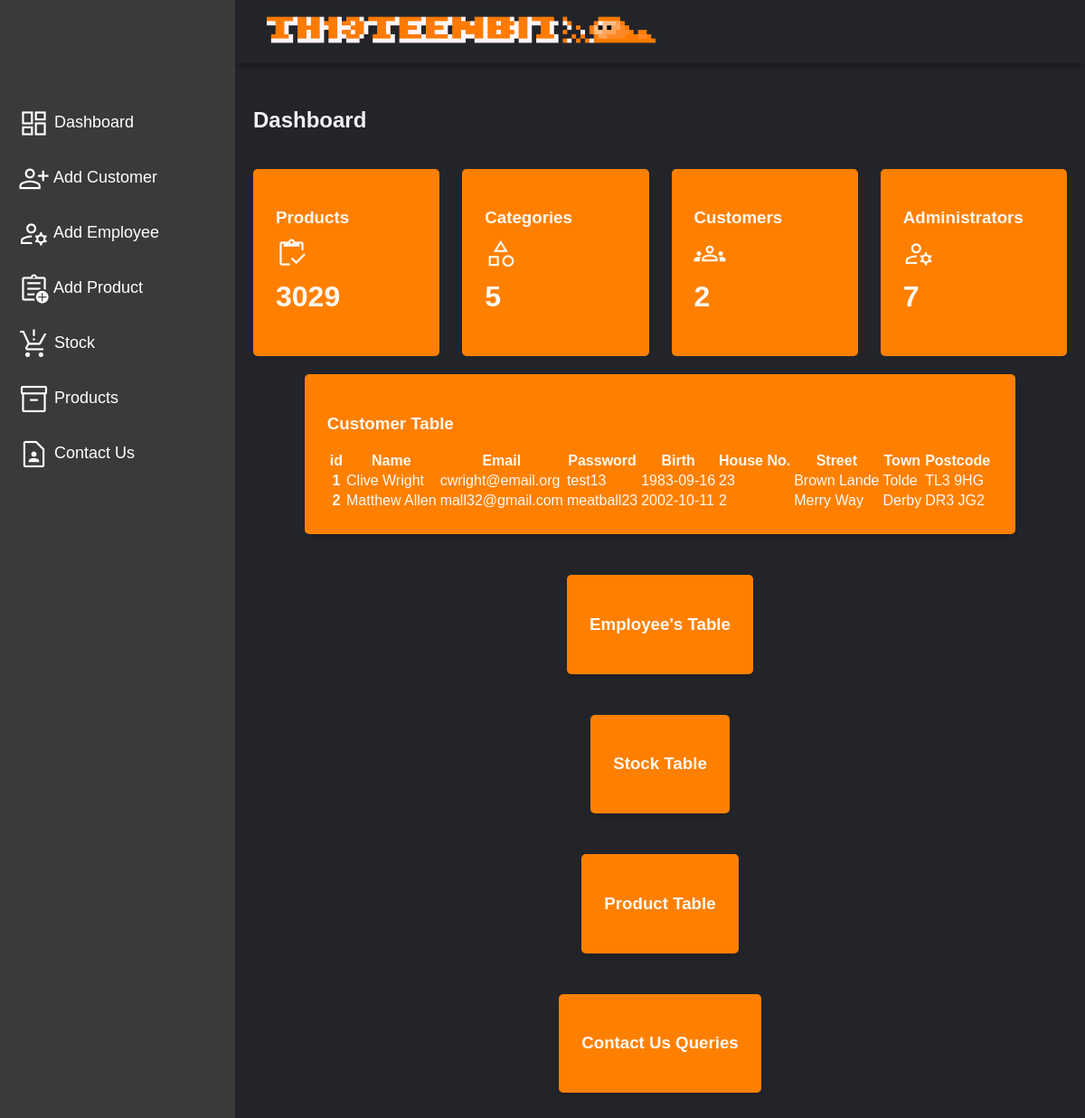
Page /employeePage.php on the committed database.
### tables this page shows
CREATE TABLE `customer_details` (
  `id` int(11) NOT NULL,
  `name` varchar(30) NOT NULL,
  `email` varchar(50) NOT NULL,
  `password` varchar(20) NOT NULL,
  `birth` date NOT NULL,
  `housenumber` int(2) NOT NULL,
  `streetname` varchar(100) NOT NULL,
  `townname` varchar(100) NOT NULL,
  `postcode` varchar(9) NOT NULL
);

### employeePage.php (the view, shortened to what this page needs)
<?php
include("databaseConnect.php");
?>
<!DOCTYPE html>
<html lang="en">
    <head>
        <link rel="stylesheet" href="https://cdnjs.cloudflare.com/ajax/libs/font-awesome/4.7.0/css/font-awesome.min.css">
        <link href="https://fonts.bunny.net/css2?family=Nunito:wght@400;600;700&display=swap" rel="stylesheet">
        <link rel="stylesheet" href="css/employee.css">
    </head>
    <body>
        <div class="grid-container">
            <?php include_once "adminHeader.php"?>
            <?php include_once "adminSidebar.php"?>
            <main class="main-container">
                <div class="main-title">
                    <h2>Dashboard</h2>
                </div>
                <div class="main-cards">
                    <div class="card">
                        <div class="card-inner">
                            <h3>Products</h3>
                            <span class="material-symbols-outlined">
                            </span>
                        </div>
                        <h1 class="card-inner-text ">
                            <?php
                                $sql = "SELECT SUM(quantity) AS total_quantity FROM products";
                                $result = mysqli_query($con,$sql);
                                if($result) {
                                    while ($row = mysqli_fetch_assoc($result)) {
                                        $quantity = $row['total_quantity'];
                                        echo $quantity;
                                    }
                                }
                            ?>
                        </h1>
                    </div>
                    <div class="card">
                        <div class="card-inner">
                            <h3>Categories</h3>
                            <span class="material-symbols-outlined">
                            </span>
                        </div>
                        <h1 class="card-inner-text">
                            <?php
                            $sql = "SELECT MAX(id) AS max_id FROM categories";
                            $result = mysqli_query($con,$sql);
                            if($result) {
                                while ($row = mysqli_fetch_assoc($result)) {
                                    $maxid = $row['max_id'];
                                    echo $maxid;
                                }
                            }
                            ?>
                        </h1>
                    </div>
                    <div class="card">
                        <div class="card-inner">
                            <h3>Customers</h3>
                            <span class="material-symbols-outlined">
                            </span>
                        </div>
                        <h1 class="card-inner-text">
                        <?php
                            $sql = "SELECT MAX(id) AS max_id FROM customer_details";
                            $result = mysqli_query($con,$sql);
                            if($result) {
                                while ($row = mysqli_fetch_assoc($result)) {
                                    $maxid = $row['max_id'];
                                    echo $maxid;
                                }
                            }
                            ?>
                        </h1>
                    </div>
                    <div class="card">
                        <div class="card-inner">
                            <h3>Administrators</h3>
                            <span class="material-symbols-outlined">
                            </span>
                        </div>
                        <h1 class="card-inner-text">
                        <?php
                            $sql = "SELECT MAX(id) AS max_id FROM admin";
                            $result = mysqli_query($con,$sql);
                            if($result) {
                                while ($row = mysqli_fetch_assoc($result)) {
                                    $maxid = $row['max_id'];
                                    echo $maxid;
                                }
                            }
                            ?>
                        </h1>
                    </div>
                </div>
                <d class="main-tables">
                    <div class="customers">
                        <d class="customer-table">
                            <h3 class="customer-title">
                                Customer Table
                            </h3>
                            <table>
                                <thead>
                                    <tr>
                                        <th scope="col">id</th>
                                        <th scope="col">Name</th>
                                        <th scope="col">Email</th>
                                        <th scope="col">Password</th>
                                        <th scope="col">Birth</th>
                                        <th scope="col">House No.</th>
                                        <th scope="col">Street</th>
                                        <th scope="col">Town</th>
                                        <th scope="col">Postcode</th>
                                    </tr>
                                </thead>
                                <tbody>
                                    <?php
                                    $sql = "SELECT * from `customer_details`";
                                    $result = mysqli_query($con, $sql);
                                    if ($result) {
                                        while ($row = mysqli_fetch_assoc($result)){
                                            $id = $row['id'];
                                            $name = $row['name'];
                                            $email = $row['email'];
                                            $password = $row['password'];
                                            $birth = $row['birth'];
                                            $housenumber = $row['housenumber'];
                                            $street = $row['streetname'];
                                            $town = $row['townname'];
                                            $postcode = $row['postcode'];
                                            echo '
                                            <tr>
                                                <th scope="row">' . $id . '</th>
                                                <td>' . $name . '</td>
                                                <td>' . $email . '</td>
                                                <td>' . $password . '</td>
                                                <td>' . $birth . '</td>
                                                <td>' . $housenumber . '</td>
                                                <td>' . $street . '</td>
                                                <td>' . $town . '</td>
                                                <td>' . $postcode .'</td>'
                                            ;
                                        }
                                    }
                                    ?>
                                </tbody>
                            </table>
                        </d>
                    </div>
                    <d class="admin">
                        <d class="admin-table">
                            <h3 class="admin-title">
                                Employee's Table
                            </h3>
                        </d>
                    </d>
                    <d class="stock">
                        <d class="stock-table">
                            <h3 class="admin-title">
                                Stock Table
                            </h3>
                        </d>
                    </d>
                    <d class="product">
                        <d class="product-table">
                            <h3 class="product-title">
                                Product Table
                            </h3>
                        </d>
                    </d>
                    <d class="contactUs">
                        <d class="contactUs-table">
                            <h3 class="contactUs-title">
                                Contact Us Queries
                            </h3>
                        </d>
                    </d>
                </d>
            </main>
        </div>
    </body>
</html>

### adminHeader.php (shortened to what this page needs)
<!DOCTYPE html>
<html lang="en">
    <head>
        <link rel="stylesheet" href="https://cdnjs.cloudflare.com/ajax/libs/font-awesome/4.7.0/css/font-awesome.min.css">
        <link href="https://fonts.bunny.net/css2?family=Nunito:wght@400;600;700&display=swap" rel="stylesheet">
        <link rel="stylesheet" href="css/employee.css">
    </head>
    <body>
        <header class="header">
            <div class="header-left">
                <a href="homepage1.php"><img src="\Team-13-TP2\images\logogif4.gif" alt="Logo" class="logo" width="50%"></a>
            </div>
        </header>
    </body>
</html>

### adminSidebar.php (shortened to what this page needs)
<!DOCTYPE html>
<html lang="en">
    <head>
        <link rel="stylesheet" href="https://cdnjs.cloudflare.com/ajax/libs/font-awesome/4.7.0/css/font-awesome.min.css">
        <link href="https://fonts.bunny.net/css2?family=Nunito:wght@400;600;700&display=swap" rel="stylesheet">
        <link rel="stylesheet" href="css/employee.css">
    </head>
    <body>
        <aside id="sidebar">
            <div class="sidebar-title">
            </div>
            <ul class="sidebar-list">
                <li class="sidebar-list-item">
                    <span class="material-symbols-outlined" >
                    </span>
                    <a href="employeePage.php" class="sidebar-list-text">Dashboard</a>
                </li>
                <li class="sidebar-list-item">
                    <span class="material-symbols-outlined">
                    </span>
                    <a href="addCustomer.php" class="sidebar-list-text">Add Customer</a>
                </li>
                <li class="sidebar-list-item">
                    <span class="material-symbols-outlined">
                    </span>
                    <a href="addEmployee.php" class="sidebar-list-text">Add Employee</a>
                </li>
                <li class="sidebar-list-item">
                    <span class="material-symbols-outlined">
                    </span>
                    <a href="addProduct.php" class="sidebar-list-text">Add Product</a>
                </li>
                <li class="sidebar-list-item">
                    <span class="material-symbols-outlined">
                    </span>
                    <a href="#" class="sidebar-list-text">Stock</a>
                </li>
                <li class="sidebar-list-item">
                    <span class="material-symbols-outlined">
                    </span>
                    <a href="#" class="sidebar-list-text">Products</a>
                </li>
                <li class="sidebar-list-item">
                    <span class="material-symbols-outlined">
                    </span>
                    <a href="#" class="sidebar-list-text">Contact Us</a>
                </li>
            </ul>
        </aside>
    </body>
</html>

### css/employee.css (style rules this page uses)
html { scroll-behavior: smooth; }
body { margin: 0; padding: 0; font-family: Arial, Helvetica, sans-serif; color: white; --colourPrimary: #FF8000; --colourSecondary: #3a3a3a; --colourSecondaryDark:#23242a; background-color: var(--colourSecondaryDark); }
.material-symbols-outlined { vertical-align: middle; font-size: 35px; line-height: 1px; }
.grid-container { display: grid; grid-template-columns: 260px 1fr 1fr 1fr; grid-template-rows: 0.2fr 3fr; grid-template-areas: "sidebar header header header" "sidebar main main main"; height: 100vh; }
.header { grid-area: header; height: 70px; display: flex; align-items: center; justify-content: space-between; padding: 0 30px 0 30px; box-shadow: 0 6px 7px -3px rgba(0, 0, 0, 0.35); }
#sidebar { grid-area: sidebar; height: 100%; background-color: var(--colourSecondary); overflow-y: auto; transition: all 0.5s; -webkit-transition: all 0.5s; }
.sidebar-title { display: flex; align-items: center; justify-content: space-between; padding: 30px 30px 30px 30px; margin-bottom: 30px; }
.sidebar-list { padding: 0; margin-top: 15px; list-style-type: none; }
.sidebar-list-item { padding: 20px 20px 20px 20px; font-size: 18px; }
.sidebar-list-item > a { text-decoration: none; }
.sidebar-list-text { color: white; }
.main-container { grid-area: main; overflow-y: auto; padding: 20px 20px; color: rgba(255, 255, 255, 0.95); }
.main-title { display: flex; justify-content: space-between; }
.main-cards { display: grid; grid-template-columns: 1fr 1fr 1fr 1fr; gap: 25px; margin: 20px 0; }
.card { display: flex; flex-direction: column; justify-content: space-around; padding: 25px; border-radius: 5px; background-color: var(--colourPrimary); }
.card-inner-text { align-items: left; }
.material-symbols-outlined { font-variation-settings: 'FILL' 0, 'wght' 400, 'GRAD' 0, 'opsz' 48 }
.main-tables { display: grid; gap: 25px; margin: 20px 0; }
.customers { display: flex; align-items: center; justify-content: center; }
.customer-table { background-color: var(--colourPrimary); margin-bottom: 20px; padding: 25px; box-sizing: border-box; -webkit-column-break-inside: avoid; border-radius: 5px; box-shadow: 0 6px 7px -4px rgba(0, 0, 0, 0.2); }
.admin { display: flex; align-items: center; justify-content: center; }
.admin-table { background-color: var(--colourPrimary); margin-bottom: 20px; padding: 25px; box-sizing: border-box; -webkit-column-break-inside: avoid; border-radius: 5px; box-shadow: 0 6px 7px -4px rgba(0, 0, 0, 0.2); }
.admin-title { display: flex; align-items:center; justify-content: center; }
.stock { display: flex; align-items: center; justify-content: center; }
.stock-table { background-color: var(--colourPrimary); margin-bottom: 20px; padding: 25px; box-sizing: border-box; -webkit-column-break-inside: avoid; border-radius: 5px; box-shadow: 0 6px 7px -4px rgba(0, 0, 0, 0.2); }
.product { display: flex; align-items: center; justify-content: center; }
.product-table { background-color: var(--colourPrimary); margin-bottom: 20px; padding: 25px; box-sizing: border-box; -webkit-column-break-inside: avoid; border-radius: 5px; box-shadow: 0 6px 7px -4px rgba(0, 0, 0, 0.2); }
.product-title { display: flex; align-items:center; justify-content: center; }
.contactUs { display: flex; align-items: center; justify-content: center; }
.contactUs-table { background-color: var(--colourPrimary); margin-bottom: 20px; padding: 25px; box-sizing: border-box; -webkit-column-break-inside: avoid; border-radius: 5px; box-shadow: 0 6px 7px -4px rgba(0, 0, 0, 0.2); }
.contactUs-title { display: flex; align-items:center; justify-content: center; }

### rows in the picture
customer_details: id "1", name "Clive Wright", email "cwright@email.org", password "test13", birth "1983-09-16", housenumber "23", streetname "Brown Lande", townname "Tolde", postcode "TL3 9HG"
customer_details: id "2", name "Matthew Allen", email "mall32@gmail.com", password "meatball23", birth "2002-10-11", housenumber "2", streetname "Merry Way", townname "Derby", postcode "DR3 JG2"

### other values in the picture
$quantity "3029"
$maxid "5"
$maxid "2"
$maxid "7"
